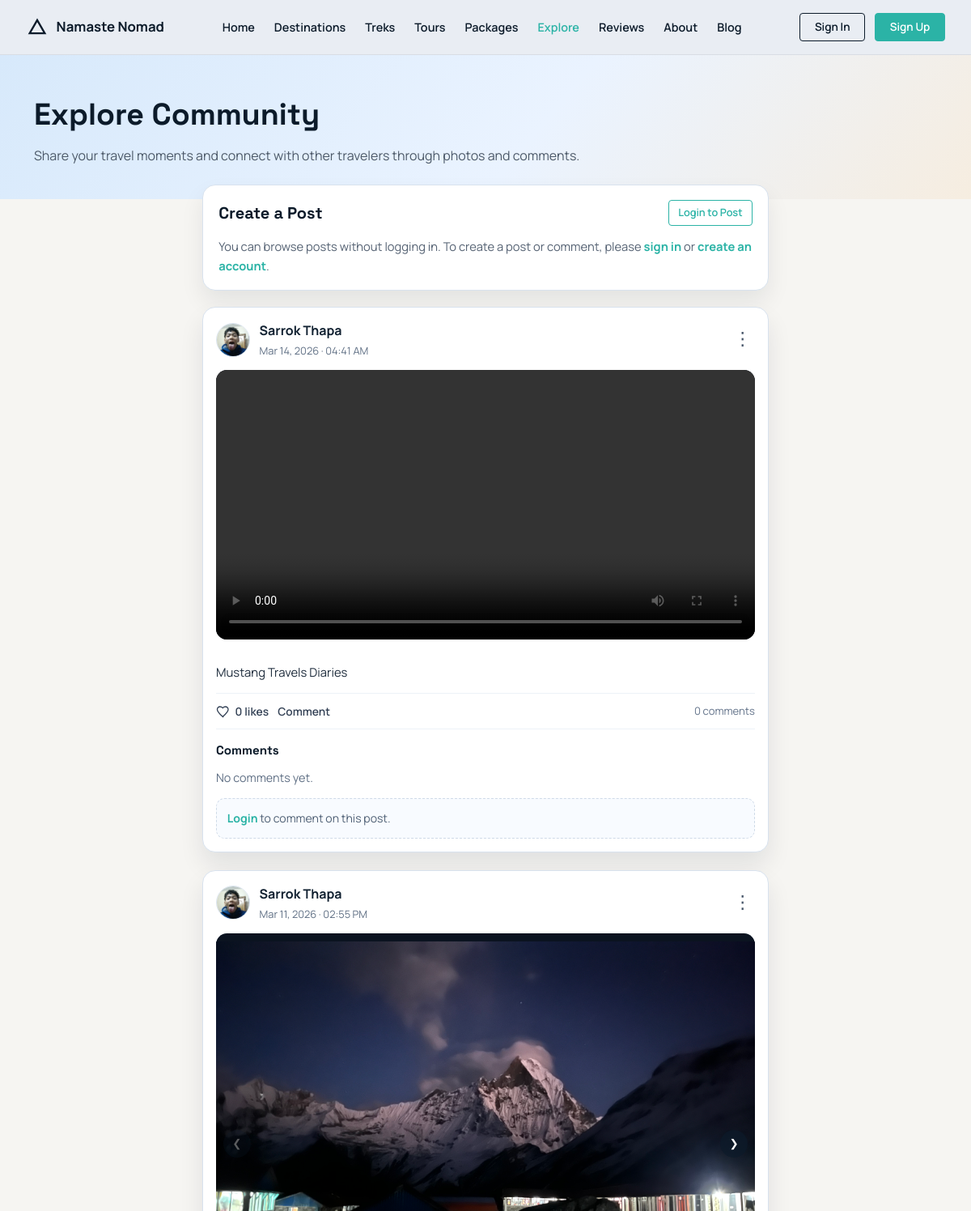
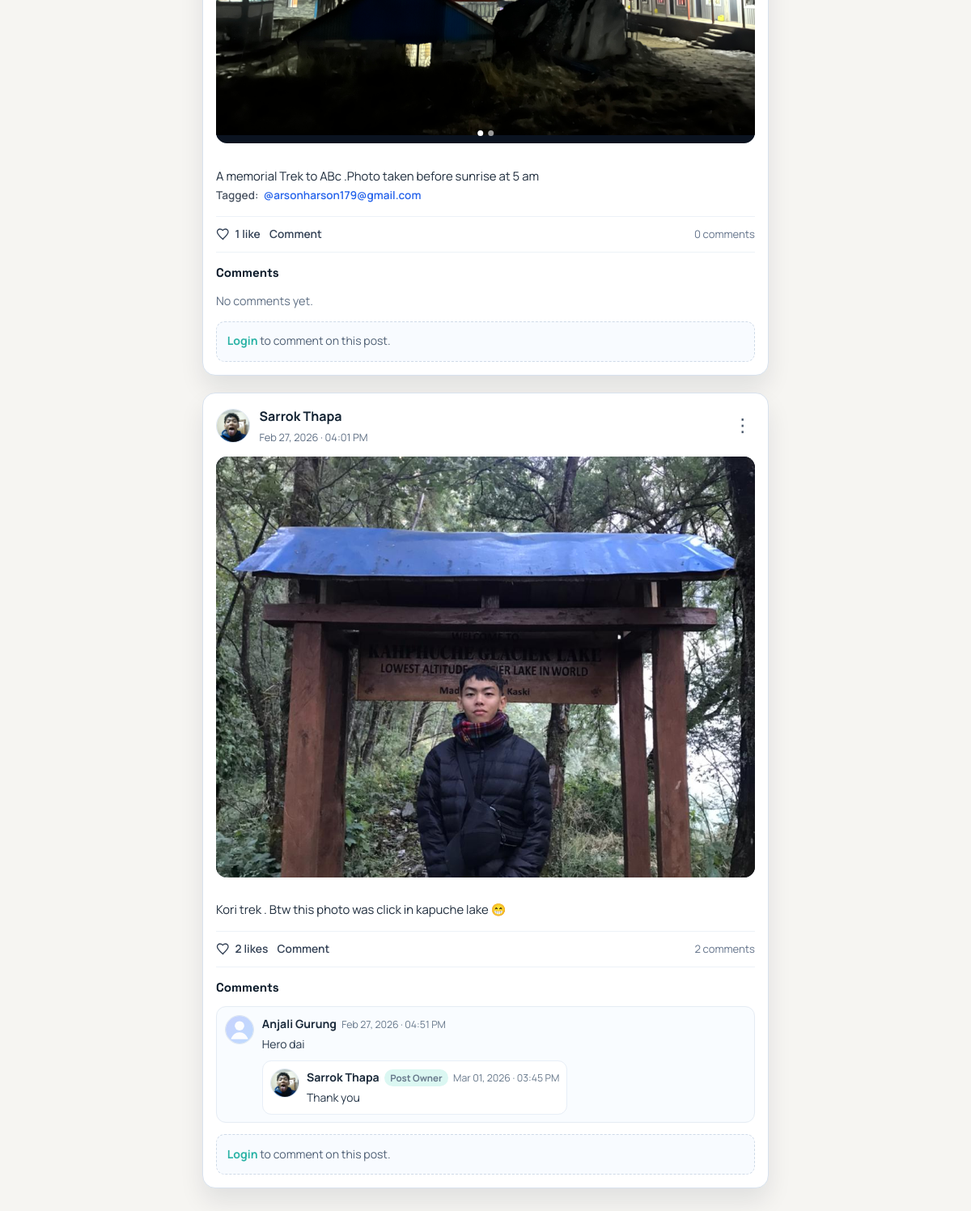
/community/, run on the app's committed database (2 pictures, top to bottom).
### core/models.py (models this page shows, shortened)
class Post(models.Model):
    user = models.ForeignKey(
        settings.AUTH_USER_MODEL,
        on_delete=models.CASCADE,
        related_name='community_posts',
    )
    likes = models.ManyToManyField(
        settings.AUTH_USER_MODEL,
        related_name='liked_community_posts',
        blank=True,
    )
    image = models.ImageField(upload_to='community_posts/', blank=True, null=True)
    caption = models.TextField(max_length=2200)
    tagged_vendors = models.ManyToManyField(
        settings.AUTH_USER_MODEL,
        related_name='tagged_posts',
        blank=True,
    )
    created_at = models.DateTimeField(auto_now_add=True)
    class Meta:
        ordering = ('-created_at',)

class PostMedia(models.Model):
    MEDIA_IMAGE = 'image'
    MEDIA_VIDEO = 'video'
    MEDIA_TYPE_CHOICES = (
        (MEDIA_IMAGE, 'Image'),
        (MEDIA_VIDEO, 'Video'),
    )
    post = models.ForeignKey(Post, on_delete=models.CASCADE, related_name='media')
    media_file = models.FileField(upload_to='community_posts/')
    media_type = models.CharField(max_length=10, choices=MEDIA_TYPE_CHOICES, default=MEDIA_IMAGE)
    order = models.PositiveSmallIntegerField(default=0)
    created_at = models.DateTimeField(auto_now_add=True)
    class Meta:
        ordering = ('order', 'created_at', 'id')

class Comment(models.Model):
    post = models.ForeignKey(Post, on_delete=models.CASCADE, related_name='comments')
    parent = models.ForeignKey(
        'self',
        on_delete=models.CASCADE,
        related_name='replies',
        null=True,
        blank=True,
    )
    user = models.ForeignKey(
        settings.AUTH_USER_MODEL,
        on_delete=models.CASCADE,
        related_name='community_comments',
    )
    body = models.TextField(max_length=800)
    created_at = models.DateTimeField(auto_now_add=True)
    class Meta:
        ordering = ('created_at',)

### core/views.py (the view)
# urls.py: path('community/', views.community_feed, name='community_feed'),
def community_feed(request):
    posts = _community_posts(viewer=request.user)
    vendors = get_user_model().objects.filter(user_type='vendor').select_related('vendor_profile').order_by('username')
    return render(request, 'core/community_feed.html', {
        'posts': posts,
        'is_dashboard': False,
        'force_show_post_form': False,
        'vendors': vendors,
    })

### accounts/context_processors.py (called while the page is built, shortened)
def support_context(request):
    user = getattr(request, 'user', None)
    if not getattr(user, 'is_authenticated', False):
        return {}

### core/views.py (called while the page is built)
def _safe_related(instance, attribute_name):
    try:
        return getattr(instance, attribute_name)
    except ObjectDoesNotExist:
        return None

def _user_display_name(user):
    if not user:
        return "Traveler"
    full_name = user.get_full_name().strip()
    return full_name or user.username or "Traveler"

def _user_avatar_url(user):
    if not user:
        return ""
    user_type = getattr(user, 'user_type', '')
    if user_type == 'traveler':
        profile = _safe_related(user, 'traveler_profile')
        if profile and profile.avatar:
            return profile.avatar.url
    elif user_type == 'vendor':
        profile = _safe_related(user, 'vendor_profile')
        if profile and profile.logo:
            return profile.logo.url
    elif user_type == 'admin':
        profile = _safe_related(user, 'admin_profile')
        if profile and profile.avatar:
            return profile.avatar.url
    return ""

### core/templates/core/community_feed.html (shortened to what this page needs)
{% load static %}
<!DOCTYPE html>
<html lang="en">
<head>
    <link rel="stylesheet" href="{% static 'css/style.css' %}">
    <link rel="stylesheet" href="{% static 'css/landing.css' %}">
    <link rel="stylesheet" href="{% static 'css/community.css' %}?v=20260301a">
    <link rel="stylesheet" href="{% static 'css/notifications.css' %}?v=20260313a">
</head>
<body>
    <nav class="landing-nav">
        <div class="nav-container">
            <a class="nav-brand" href="{% url 'home' %}">
                <svg width="28" height="28" viewBox="0 0 24 24" fill="none" stroke="currentColor" stroke-width="2">
                    <path d="M4 19l8-14 8 14H4z"/>
                </svg>
                <span>Namaste Nomad</span>
            </a>
            <div class="nav-menu">
                <a href="{% url 'home' %}">Home</a>
                <a href="#">Destinations</a>
                <a href="{% url 'package_treks' %}">Treks</a>
                <a href="{% url 'package_tours' %}">Tours</a>
                <a href="{% url 'package_list' %}">Packages</a>
                <a href="{% url 'community_feed' %}" class="nav-active">Explore</a>
                <a href="{% url 'review_list' %}">Reviews</a>
                <a href="{% url 'about' %}">About</a>
                <a href="{% url 'blog_list' %}">Blog</a>
            </div>
            <div class="nav-actions">
                {% if request.user.is_authenticated %}
                    <a href="{% url 'logout' %}" class="btn-dark">Logout</a>
                {% else %}
                    <a href="{% url 'account_login_choice' %}" class="btn-ghost">Sign In</a>
                    <a href="{% url 'account_register_choice' %}" class="btn-dark">Sign Up</a>
                {% endif %}
            </div>
        </div>
    </nav>
    <main class="community-page">
        <section class="community-hero">
            <div class="container-landing">
                <h1>Explore Community</h1>
                <p>Share your travel moments and connect with other travelers through photos and comments.</p>
            </div>
        </section>
        <section class="container-landing community-shell">
            {% include "core/includes/community_stream.html" %}
        </section>
    </main>
</body>
</html>

### core/templates/core/includes/community_post_card.html (shortened to what this page needs)
{% load static %}
<article class="post-card" id="post-{{ post.id }}">
    <div class="post-head">
        <div class="post-author">
            <div class="author-avatar">
                {% if post.author_avatar_url %}
                    <img src="{{ post.author_avatar_url }}" alt="{{ post.author_name }} avatar">
                {% else %}
                    <img src="{% static 'images/default-avatar.svg' %}" alt="Default avatar">
                {% endif %}
            </div>
            <div>
                <div class="author-name">{{ post.author_name }}</div>
                <div class="post-date">{{ post.created_at|date:"M d, Y · h:i A" }}</div>
            </div>
        </div>
        <div class="post-menu" data-post-menu>
            <button type="button" class="post-menu-trigger" aria-label="Post menu">⋮</button>
        </div>
    </div>
    <div class="post-media-carousel" data-carousel>
        {% if post.media_items %}
            <div class="carousel-track">
                {% for media in post.media_items %}
                    <div class="carousel-slide">
                        {% if media.media_type == 'video' %}
                            <video class="carousel-media" controls preload="metadata">
                                <source src="{{ media.media_file.url }}">
                            </video>
                        {% else %}
                            <img class="carousel-media" src="{{ media.media_file.url }}" alt="Post media by {{ post.author_name }}">
                        {% endif %}
                    </div>
                {% endfor %}
            </div>
            {% if post.media_count|default:0 > 1 %}
                <button class="carousel-btn prev" type="button" aria-label="Previous media">
                    <span aria-hidden="true">&#10094;</span>
                </button>
                <button class="carousel-btn next" type="button" aria-label="Next media">
                    <span aria-hidden="true">&#10095;</span>
                </button>
                <div class="carousel-dots">
                    {% for media in post.media_items %}
                        <button class="carousel-dot {% if forloop.first %}active{% endif %}" type="button" aria-label="View media {{ forloop.counter }}"></button>
                    {% endfor %}
                </div>
            {% endif %}
        {% else %}
            <div class="carousel-empty">No media uploaded.</div>
        {% endif %}
    </div>
    <div class="post-caption">{{ post.caption_html|safe }}</div>
    <div class="post-engagement">
        <div class="engagement-actions">
            {% if request.user.is_authenticated %}
                <form method="POST" action="{% url 'community_post_like_toggle' post.id %}" class="like-form">
                    {% csrf_token %}
                    <input type="hidden" name="next" value="{{ request.path }}#post-{{ post.id }}">
                    <button type="submit" class="engage-item like-btn {% if post.is_liked_by_current_user %}liked{% endif %}" aria-label="Like post">
                        <svg class="heart-icon" viewBox="0 0 24 24" fill="none" aria-hidden="true">
                            <path d="M12 21.35l-1.45-1.32C5.4 15.36 2 12.28 2 8.5A4.5 4.5 0 0 1 6.5 4C8.24 4 9.91 4.81 11 6.09 12.09 4.81 13.76 4 15.5 4A4.5 4.5 0 0 1 20 8.5c0 3.78-3.4 6.86-8.55 11.54L12 21.35z"/>
                        </svg>
                        <span>{{ post.like_count }} like{{ post.like_count|pluralize }}</span>
                    </button>
                </form>
            {% else %}
                <a href="{% url 'account_login_choice' %}" class="engage-item like-btn like-link" aria-label="Login to like this post">
                    <svg class="heart-icon" viewBox="0 0 24 24" fill="none" aria-hidden="true">
                        <path d="M12 21.35l-1.45-1.32C5.4 15.36 2 12.28 2 8.5A4.5 4.5 0 0 1 6.5 4C8.24 4 9.91 4.81 11 6.09 12.09 4.81 13.76 4 15.5 4A4.5 4.5 0 0 1 20 8.5c0 3.78-3.4 6.86-8.55 11.54L12 21.35z"/>
                    </svg>
                    <span>{{ post.like_count }} like{{ post.like_count|pluralize }}</span>
                </a>
            {% endif %}
            {% if request.user.is_authenticated %}
                <a href="#post-comment-form-{{ post.id }}" class="engage-item">Comment</a>
            {% else %}
                <a href="{% url 'account_login_choice' %}" class="engage-item">Comment</a>
            {% endif %}
        </div>
        <span class="engagement-count">{{ post.comment_count }} comment{{ post.comment_count|pluralize }}</span>
    </div>
    <div class="post-comments">
        <h3>Comments</h3>
        <div class="comment-list">
            {% if post.prepared_comments %}
                {% for comment in post.prepared_comments %}
                    <div class="comment-item">
                        <div class="comment-avatar">
                            {% if comment.author_avatar_url %}
                                <img src="{{ comment.author_avatar_url }}" alt="{{ comment.author_name }} avatar">
                            {% else %}
                                <img src="{% static 'images/default-avatar.svg' %}" alt="Default avatar">
                            {% endif %}
                        </div>
                        <div class="comment-content">
                            <div class="comment-meta">
                                <strong>{{ comment.author_name }}</strong>
                                <span>{{ comment.created_at|date:"M d, Y · h:i A" }}</span>
                            </div>
                            <p>{{ comment.body }}</p>
                            {% if comment.prepared_replies %}
                                <div class="reply-list">
                                    {% for reply in comment.prepared_replies %}
                                        <div class="reply-item">
                                            <div class="comment-avatar">
                                                {% if reply.author_avatar_url %}
                                                    <img src="{{ reply.author_avatar_url }}" alt="{{ reply.author_name }} avatar">
                                                {% else %}
                                                    <img src="{% static 'images/default-avatar.svg' %}" alt="Default avatar">
                                                {% endif %}
                                            </div>
                                            <div class="comment-content">
                                                <div class="comment-meta">
                                                    <strong>{{ reply.author_name }}</strong>
                                                    <span class="owner-reply-badge">Post Owner</span>
                                                    <span>{{ reply.created_at|date:"M d, Y · h:i A" }}</span>
                                                </div>
                                                <p>{{ reply.body }}</p>
                                            </div>
                                        </div>
                                    {% endfor %}
                                </div>
                            {% endif %}
                        </div>
                    </div>
                {% endfor %}
            {% else %}
                <p class="empty-comments">No comments yet.</p>
            {% endif %}
        </div>
        {% if request.user.is_authenticated %}
            <form method="POST" action="{% url 'community_comment_create' post.id %}" class="comment-form" id="post-comment-form-{{ post.id }}">
                {% csrf_token %}
                <input type="hidden" name="next" value="{{ request.path }}#post-{{ post.id }}">
                <textarea name="body" rows="2" placeholder="Write a comment..." required></textarea>
                <button type="submit" class="btn-dark">Post Comment</button>
            </form>
        {% else %}
            <div class="comment-login-note">
                <a href="{% url 'account_login_choice' %}">Login</a> to comment on this post.
            </div>
        {% endif %}
    </div>
</article>

### static/css/style.css (style rules this page uses)
* { margin: 0; padding: 0; box-sizing: border-box; }
body { font-family: -apple-system, BlinkMacSystemFont, 'Segoe UI', Roboto, 'Helvetica Neue', Arial, sans-serif; background: #f3f4f6; color: #1f2937; line-height: 1.6; }
.nav-brand { display: flex; align-items: center; gap: 0.75rem; color: white; font-size: 1.25rem; font-weight: 600; text-decoration: none; }

### static/css/landing.css (style rules this page uses)
:root { --ink: #0c1b2a; --muted: #55606d; --light: #f6f5f2; --panel: #ffffff; --border: #d6dbe1; --hero: #cfe3f4; --charcoal: #102233; --dark: #0b1320; --accent: #ff6b57; --accent-2: #2bb3a6; --accent-3: #f0b429; --accent-4: #6c63ff; }
body { font-family: "Manrope", "Segoe UI", sans-serif; background: var(--light); color: var(--ink); }
h1, h2, h3 { font-family: "Space Grotesk", "Manrope", sans-serif; }
.container-landing { max-width: 1180px; margin: 0 auto; padding: 0 2rem; }
section { padding: 4rem 0; }
.landing-nav { background: #e9edf3; border-bottom: 1px solid #d8dde4; position: sticky; top: 0; z-index: 1000; }
.nav-container { max-width: 1200px; margin: 0 auto; padding: 1rem 2rem; display: flex; align-items: center; justify-content: space-between; gap: 2rem; }
.landing-nav .nav-brand { display: flex; align-items: center; gap: 0.6rem; font-size: 1.05rem; font-weight: 700; color: var(--ink); text-decoration: none; }
.nav-menu { display: flex; gap: 1.5rem; font-size: 0.9rem; }
.nav-menu a { color: var(--ink); text-decoration: none; font-weight: 600; }
.nav-actions { display: flex; gap: 0.75rem; }
.btn-ghost, .btn-dark { text-decoration: none; font-weight: 600; border-radius: 0.25rem; padding: 0.35rem 1.1rem; display: inline-flex; align-items: center; justify-content: center; border: 1px solid var(--ink); font-size: 0.85rem; }
.btn-ghost { color: var(--ink); background: transparent; }
.btn-dark { color: #fff; background: var(--accent-2); border-color: var(--accent-2); }

### data on the page
Post: author_name "Sarrok Thapa", created_at "Mar 14, 2026 · 04:41 AM", caption_html "Mustang Travels Diaries", like_count "0", comment_count "0", shows "No comments yet."
Post: author_name "Sarrok Thapa", created_at "Mar 11, 2026 · 02:55 PM", caption_html "A memorial Trek to ABc .Photo taken before sunrise at 5 am Tagged: @arsonharson179@gmail.com", like_count "1", comment_count "0", shows "No comments yet."
PostMedia: media_file (picture)
Post: author_name "Sarrok Thapa", created_at "Feb 27, 2026 · 04:01 PM", caption_html "Kori trek . Btw this photo was click in kapuche lake 😁", like_count "2", comment_count "2"
Comment: author_name "Anjali Gurung", created_at "Feb 27, 2026 · 04:51 PM", body "Hero dai"
Comment: author_name "Sarrok Thapa", created_at "Mar 01, 2026 · 03:45 PM", body "Thank you"
